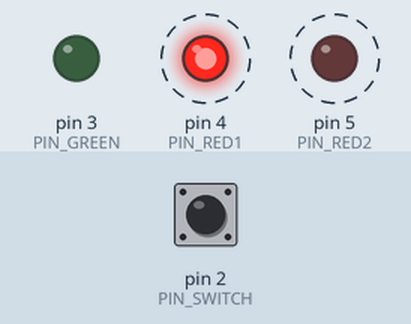
Recording of a sketch running on a simulated Arduino Uno, built with avr-gcc and run on an emulated ATmega328P. On the bench: output pins drawn as LEDs (lit = HIGH). Dashed ring = blinking. Inputs (shaded band) come from the test bench; at power-on: pin 2 (PIN_SWITCH) HIGH.

Above: at 1.8 s.
1.9 s: pin 2 (PIN_SWITCH) pulled LOW for 3.2 s
At 2.4 s:
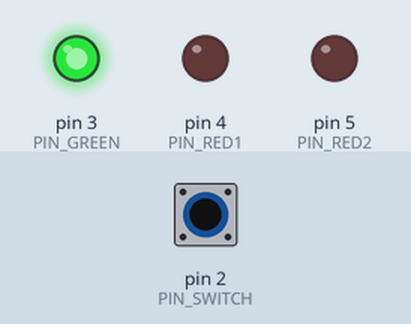
At 5.22 s:
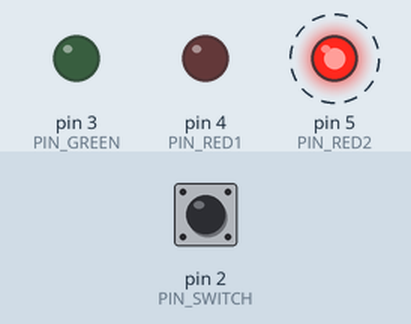
Timing chart, 0 to 12.6 s (numbered marks = the images above; inputs shaded):
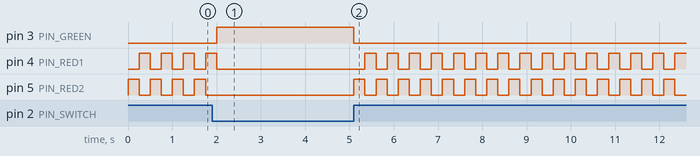

Measured:
- after the input at 1.9 s, pin 3 (PIN_GREEN): LOW → HIGH after 0.10 s, → LOW 3.1 s later
- by itself, pin 4 (PIN_RED1): repeats every 0.50 s: HIGH 0.25 s, LOW 0.25 s

The sketch:

launch_leds.ino
```cpp
int switchState = 0;
const int PIN_RED2 = 5;
const int PIN_RED1 = 4;
const int PIN_GREEN = 3;
const int PIN_SWITCH = 2;

void setup() {
  pinMode(PIN_RED1, OUTPUT);
  pinMode(PIN_RED2, OUTPUT);
  pinMode(PIN_GREEN, OUTPUT);
  pinMode(PIN_SWITCH, INPUT);
}

void loop() {
  switchState = digitalRead(2);

  if(switchState == LOW) {
    digitalWrite(PIN_GREEN, HIGH);
    digitalWrite(PIN_RED1, LOW);
    digitalWrite(PIN_RED2, LOW);
  } else {
    digitalWrite(PIN_GREEN, LOW);
    digitalWrite(PIN_RED1, LOW);
    digitalWrite(PIN_RED2, HIGH);

    delay(250);
    digitalWrite(PIN_RED1, HIGH);
    digitalWrite(PIN_RED2, LOW);
    delay(250);
  }
}
```
